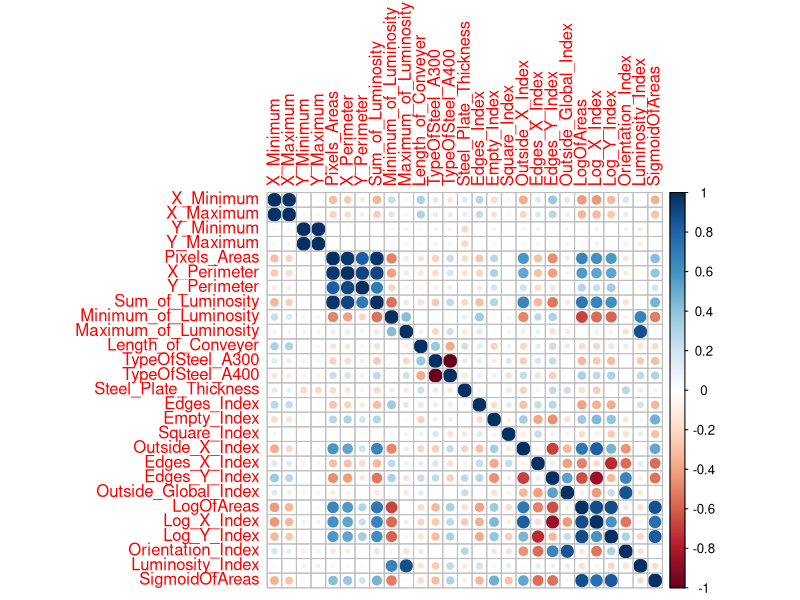

The R source for this figure:
## ---- chunk 1
library(knitr)
knitr::opts_chunk$set(echo = FALSE,
                      comment = NA,
                      warning = FALSE,
                      message = FALSE)

def.chunk.hook  <- knitr::knit_hooks$get("chunk")
knitr::knit_hooks$set(chunk = function(x, options) {
  x <- def.chunk.hook(x, options)
  paste0("\n \\", "footnotesize","\n\n", x, "\n\n \\normalsize")
})


## ---- chunk 2
# Loading necessary libraries and the dataset
library(nnet)
library(caret)
library(readr)
library(dplyr)
 
steel_faults <- read_csv("steel_faults.csv")
 
# We need to combine the various fault columns into one column, and get rid of the separate columns
steel_faults <- steel_faults %>%
 mutate(Fault_Type = case_when(
   Pastry == 1 ~ "Pastry",
   Z_Scratch == 1 ~ "Z_Scratch",
   K_Scatch == 1 ~ "K_Scatch",
   Stains == 1 ~ "Stains",
   Dirtiness == 1 ~ "Dirtiness",
   Bumps == 1 ~ "Bumps",
   Other_Faults == 1 ~ "Other"
 )) %>%
 select(-Pastry, -Z_Scratch, -K_Scatch, -Stains, -Dirtiness, -Bumps, -Other_Faults)
 
 
# We need to convert the targets to factors since we are dealing with categories
steel_faults$Fault_Type <- as.factor(steel_faults$Fault_Type)
 
## ---- chunk 3
table(steel_faults$Fault_Type)
## ---- chunk 4
library(MASS)
library(nnet)
## ---- chunk 5

# Fitting the multinomial model to the data
full_model <- multinom(Fault_Type ~ ., data = steel_faults)

# Storing model summary so we can access various pieces of it 
full_model_summary <- summary(full_model)

# Accessing the AIC of the full model
full_model_summary$AIC
## ---- chunk 6
# Find predicted values that the model suggests
predicted_full_model <- predict(full_model, newdata = steel_faults)

# Confusion matrix
cm <- confusionMatrix(predicted_full_model, steel_faults$Fault_Type)
cm$overall
cm$table
## ---- chunk 7
cm$byClass
## ---- chunk 8
# Predictor variable correlation matrix
correlations <- cor(steel_faults %>% select_if(is.numeric))
 
# Predictor variable correlation plot
library(corrplot)
corrplot(correlations, method = "circle")
## ---- chunk 9
# Stepwise variable selection
#stepwise_model <- stepAIC(full_model, direction = "both", trace = FALSE)

# See which predictors were selected
#summary(stepwise_model)
## ---- chunk 10
# Fitting the refined multinomial model
refined_model <- multinom(formula = Fault_Type ~ X_Minimum + Y_Minimum + Y_Maximum + 
    Minimum_of_Luminosity + Maximum_of_Luminosity + Length_of_Conveyer + 
    TypeOfSteel_A300 + TypeOfSteel_A400 + Steel_Plate_Thickness + 
    Edges_Index + Empty_Index + Square_Index + Edges_X_Index + 
    Edges_Y_Index + Log_X_Index + Log_Y_Index + Orientation_Index + 
    Luminosity_Index + SigmoidOfAreas + Outside_Global_Index, 
    data = steel_faults)

# Storing model summary so we can access various pieces of it 
refined_model_summary <- summary(refined_model)

# Accessing AIC of the refined model
refined_model_summary$AIC

## ---- chunk 11
# Find predicted values that the model suggests
predicted_refined_model <- predict(refined_model, newdata = steel_faults)

cm_refined <- confusionMatrix(predicted_refined_model, steel_faults$Fault_Type)
cm_refined$overall
cm_refined$table
## ---- chunk 12
cm_refined$byClass
